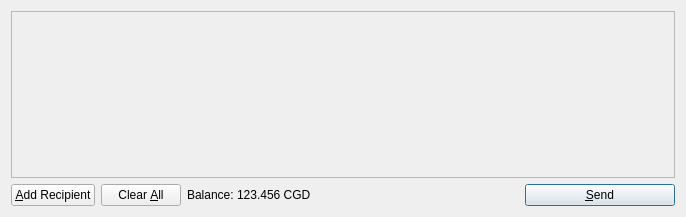
<?xml version="1.0" encoding="UTF-8"?>
<ui version="4.0">
 <class>SendCoinsDialog</class>
 <widget class="QDialog" name="SendCoinsDialog">
  <property name="geometry">
   <rect>
    <x>0</x>
    <y>0</y>
    <width>686</width>
    <height>217</height>
   </rect>
  </property>
  <property name="windowTitle">
   <string>Send Coins</string>
  </property>
  <layout class="QVBoxLayout" name="verticalLayout">
   <item>
    <widget class="QScrollArea" name="scrollArea">
     <property name="widgetResizable">
      <bool>true</bool>
     </property>
     <widget class="QWidget" name="scrollAreaWidgetContents">
      <property name="geometry">
       <rect>
        <x>0</x>
        <y>0</y>
        <width>666</width>
        <height>165</height>
       </rect>
      </property>
      <layout class="QVBoxLayout" name="verticalLayout_2">
       <property name="margin">
        <number>0</number>
       </property>
       <item>
        <layout class="QVBoxLayout" name="entries">
         <property name="spacing">
          <number>6</number>
         </property>
        </layout>
       </item>
       <item>
        <spacer name="verticalSpacer">
         <property name="orientation">
          <enum>Qt::Vertical</enum>
         </property>
         <property name="sizeHint" stdset="0">
          <size>
           <width>20</width>
           <height>40</height>
          </size>
         </property>
        </spacer>
       </item>
      </layout>
     </widget>
    </widget>
   </item>
   <item>
    <layout class="QHBoxLayout" name="horizontalLayout">
     <item>
      <widget class="QPushButton" name="addButton">
       <property name="toolTip">
        <string>Send to multiple recipients at once</string>
       </property>
       <property name="text">
        <string>&amp;Add Recipient</string>
       </property>
       <property name="icon">
        <iconset resource="../bitcoin.qrc">
         <normaloff>:/icons/add</normaloff>:/icons/add</iconset>
       </property>
       <property name="autoDefault">
        <bool>false</bool>
       </property>
      </widget>
     </item>
     <item>
      <widget class="QPushButton" name="clearButton">
       <property name="sizePolicy">
        <sizepolicy hsizetype="Minimum" vsizetype="Fixed">
         <horstretch>0</horstretch>
         <verstretch>0</verstretch>
        </sizepolicy>
       </property>
       <property name="toolTip">
        <string>Remove all transaction fields</string>
       </property>
       <property name="text">
        <string>Clear &amp;All</string>
       </property>
       <property name="icon">
        <iconset resource="../bitcoin.qrc">
         <normaloff>:/icons/remove</normaloff>:/icons/remove</iconset>
       </property>
       <property name="autoRepeatDelay">
        <number>300</number>
       </property>
       <property name="autoDefault">
        <bool>false</bool>
       </property>
      </widget>
     </item>
     <item>
      <layout class="QHBoxLayout" name="horizontalLayout_2">
       <property name="spacing">
        <number>3</number>
       </property>
       <item>
        <widget class="QLabel" name="label">
         <property name="text">
          <string>Balance:</string>
         </property>
        </widget>
       </item>
       <item>
        <widget class="QLabel" name="labelBalance">
         <property name="cursor">
          <cursorShape>IBeamCursor</cursorShape>
         </property>
         <property name="text">
          <string>123.456 CGD</string>
         </property>
         <property name="textInteractionFlags">
          <set>Qt::LinksAccessibleByMouse|Qt::TextSelectableByKeyboard|Qt::TextSelectableByMouse</set>
         </property>
        </widget>
       </item>
      </layout>
     </item>
     <item>
      <spacer name="horizontalSpacer">
       <property name="orientation">
        <enum>Qt::Horizontal</enum>
       </property>
       <property name="sizeHint" stdset="0">
        <size>
         <width>40</width>
         <height>20</height>
        </size>
       </property>
      </spacer>
     </item>
     <item>
      <widget class="QPushButton" name="sendButton">
       <property name="minimumSize">
        <size>
         <width>150</width>
         <height>0</height>
        </size>
       </property>
       <property name="toolTip">
        <string>Confirm the send action</string>
       </property>
       <property name="text">
        <string>&amp;Send</string>
       </property>
       <property name="icon">
        <iconset resource="../bitcoin.qrc">
         <normaloff>:/icons/send</normaloff>:/icons/send</iconset>
       </property>
       <property name="default">
        <bool>true</bool>
       </property>
      </widget>
     </item>
    </layout>
   </item>
  </layout>
 </widget>
 <resources>
  <include location="../bitcoin.qrc"/>
 </resources>
 <connections/>
</ui>
